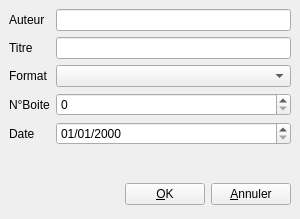
<?xml version="1.0" encoding="UTF-8"?>
<ui version="4.0">
 <class>dialogAjoutBook</class>
 <widget class="QWidget" name="dialogAjoutBook">
  <property name="geometry">
   <rect>
    <x>0</x>
    <y>0</y>
    <width>300</width>
    <height>219</height>
   </rect>
  </property>
  <property name="windowTitle">
   <string>Ajout -&gt; Book</string>
  </property>
  <property name="windowIcon">
   <iconset>
    <normaloff>.</normaloff>.</iconset>
  </property>
  <layout class="QVBoxLayout">
   <property name="spacing">
    <number>6</number>
   </property>
   <property name="leftMargin">
    <number>9</number>
   </property>
   <property name="topMargin">
    <number>9</number>
   </property>
   <property name="rightMargin">
    <number>9</number>
   </property>
   <property name="bottomMargin">
    <number>9</number>
   </property>
   <item>
    <layout class="QGridLayout">
     <property name="leftMargin">
      <number>0</number>
     </property>
     <property name="topMargin">
      <number>0</number>
     </property>
     <property name="rightMargin">
      <number>0</number>
     </property>
     <property name="bottomMargin">
      <number>0</number>
     </property>
     <property name="spacing">
      <number>6</number>
     </property>
     <item row="4" column="0">
      <widget class="QLabel" name="label_2_3_2">
       <property name="text">
        <string>Date</string>
       </property>
      </widget>
     </item>
     <item row="0" column="1">
      <widget class="QLineEdit" name="txtAuteur"/>
     </item>
     <item row="0" column="0">
      <widget class="QLabel" name="label">
       <property name="text">
        <string>Auteur</string>
       </property>
      </widget>
     </item>
     <item row="2" column="0">
      <widget class="QLabel" name="label_2_3">
       <property name="text">
        <string>Format</string>
       </property>
      </widget>
     </item>
     <item row="3" column="0">
      <widget class="QLabel" name="label_2_4">
       <property name="text">
        <string>N°Boite</string>
       </property>
      </widget>
     </item>
     <item row="1" column="1">
      <widget class="QLineEdit" name="txtTitre"/>
     </item>
     <item row="3" column="1">
      <widget class="QSpinBox" name="spinIdBoite"/>
     </item>
     <item row="1" column="0">
      <widget class="QLabel" name="label_2">
       <property name="text">
        <string>Titre</string>
       </property>
      </widget>
     </item>
     <item row="4" column="1">
      <widget class="QDateEdit" name="date">
       <property name="displayFormat">
        <string>dd/MM/yyyy</string>
       </property>
      </widget>
     </item>
     <item row="2" column="1">
      <widget class="QComboBox" name="cmbFormat"/>
     </item>
    </layout>
   </item>
   <item>
    <spacer>
     <property name="orientation">
      <enum>Qt::Vertical</enum>
     </property>
     <property name="sizeHint" stdset="0">
      <size>
       <width>242</width>
       <height>16</height>
      </size>
     </property>
    </spacer>
   </item>
   <item>
    <layout class="QHBoxLayout" name="_2">
     <property name="spacing">
      <number>6</number>
     </property>
     <property name="leftMargin">
      <number>0</number>
     </property>
     <property name="topMargin">
      <number>0</number>
     </property>
     <property name="rightMargin">
      <number>0</number>
     </property>
     <property name="bottomMargin">
      <number>0</number>
     </property>
     <item>
      <spacer>
       <property name="orientation">
        <enum>Qt::Horizontal</enum>
       </property>
       <property name="sizeHint" stdset="0">
        <size>
         <width>131</width>
         <height>31</height>
        </size>
       </property>
      </spacer>
     </item>
     <item>
      <widget class="QPushButton" name="okButton">
       <property name="text">
        <string>&amp;OK</string>
       </property>
       <property name="icon">
        <iconset>
         <normaloff>:/images/accept.svg</normaloff>:/images/accept.svg</iconset>
       </property>
      </widget>
     </item>
     <item>
      <widget class="QPushButton" name="cancelButton">
       <property name="text">
        <string>&amp;Annuler</string>
       </property>
       <property name="icon">
        <iconset>
         <normaloff>:/images/cancel.svg</normaloff>:/images/cancel.svg</iconset>
       </property>
      </widget>
     </item>
    </layout>
   </item>
  </layout>
 </widget>
 <tabstops>
  <tabstop>txtAuteur</tabstop>
  <tabstop>txtTitre</tabstop>
  <tabstop>date</tabstop>
  <tabstop>okButton</tabstop>
  <tabstop>cancelButton</tabstop>
 </tabstops>
 <connections/>
</ui>
